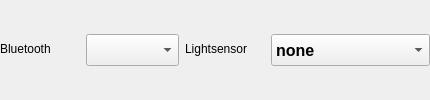
            <widget class="QWidget" name="horizontalWidget10" native="true">
             <property name="sizePolicy">
              <sizepolicy hsizetype="Expanding" vsizetype="Fixed">
               <horstretch>0</horstretch>
               <verstretch>0</verstretch>
              </sizepolicy>
             </property>
             <layout class="QHBoxLayout" name="horizontalLayout_35">
              <property name="leftMargin">
               <number>0</number>
              </property>
              <property name="topMargin">
               <number>0</number>
              </property>
              <property name="rightMargin">
               <number>0</number>
              </property>
              <property name="bottomMargin">
               <number>0</number>
              </property>
              <item>
               <widget class="QWidget" name="formWidget6" native="true">
                <property name="sizePolicy">
                 <sizepolicy hsizetype="Expanding" vsizetype="Fixed">
                  <horstretch>0</horstretch>
                  <verstretch>0</verstretch>
                 </sizepolicy>
                </property>
                <layout class="QFormLayout" name="formLayout_34">
                 <property name="leftMargin">
                  <number>0</number>
                 </property>
                 <property name="topMargin">
                  <number>0</number>
                 </property>
                 <property name="rightMargin">
                  <number>0</number>
                 </property>
                 <property name="bottomMargin">
                  <number>0</number>
                 </property>
                 <item row="0" column="0">
                  <widget class="QLabel" name="labelHardwareBluetooth">
                   <property name="sizePolicy">
                    <sizepolicy hsizetype="Fixed" vsizetype="Fixed">
                     <horstretch>0</horstretch>
                     <verstretch>0</verstretch>
                    </sizepolicy>
                   </property>
                   <property name="minimumSize">
                    <size>
                     <width>80</width>
                     <height>30</height>
                    </size>
                   </property>
                   <property name="maximumSize">
                    <size>
                     <width>80</width>
                     <height>16777215</height>
                    </size>
                   </property>
                   <property name="text">
                    <string>Bluetooth</string>
                   </property>
                  </widget>
                 </item>
                 <item row="0" column="1">
                  <widget class="QComboBox" name="comboBoxBluetooth">
                   <property name="sizePolicy">
                    <sizepolicy hsizetype="Expanding" vsizetype="Fixed">
                     <horstretch>0</horstretch>
                     <verstretch>0</verstretch>
                    </sizepolicy>
                   </property>
                   <property name="minimumSize">
                    <size>
                     <width>0</width>
                     <height>32</height>
                    </size>
                   </property>
                   <property name="maximumSize">
                    <size>
                     <width>16777215</width>
                     <height>32</height>
                    </size>
                   </property>
                   <property name="font">
                    <font>
                     <pointsize>12</pointsize>
                     <bold>true</bold>
                    </font>
                   </property>
                   <property name="styleSheet">
                    <string notr="true">QScrollBar { 
	width: 40px;
	background-color: rgba(85, 87, 83, 0.7);
}
QComboBox::item {
	padding-top: 6px;
	padding-bottom: 6px;
	height: 32px;
	min-height: 32px;
}
QComboBox::item:selected {
	background-color: rgb(78, 154, 6);
	padding-top: 6px;
	padding-bottom: 6px;
	height: 32px;
	min-height: 32px;
}</string>
                   </property>
                  </widget>
                 </item>
                </layout>
               </widget>
              </item>
              <item>
               <widget class="QWidget" name="formWidget_21" native="true">
                <property name="sizePolicy">
                 <sizepolicy hsizetype="Expanding" vsizetype="Fixed">
                  <horstretch>0</horstretch>
                  <verstretch>0</verstretch>
                 </sizepolicy>
                </property>
                <layout class="QFormLayout" name="formLayout_35">
                 <property name="leftMargin">
                  <number>0</number>
                 </property>
                 <property name="topMargin">
                  <number>0</number>
                 </property>
                 <property name="rightMargin">
                  <number>0</number>
                 </property>
                 <property name="bottomMargin">
                  <number>0</number>
                 </property>
                 <item row="0" column="1">
                  <widget class="QComboBox" name="comboBoxLS">
                   <property name="sizePolicy">
                    <sizepolicy hsizetype="Expanding" vsizetype="Fixed">
                     <horstretch>0</horstretch>
                     <verstretch>0</verstretch>
                    </sizepolicy>
                   </property>
                   <property name="minimumSize">
                    <size>
                     <width>0</width>
                     <height>32</height>
                    </size>
                   </property>
                   <property name="maximumSize">
                    <size>
                     <width>16777215</width>
                     <height>32</height>
                    </size>
                   </property>
                   <property name="font">
                    <font>
                     <pointsize>12</pointsize>
                     <bold>true</bold>
                    </font>
                   </property>
                   <property name="styleSheet">
                    <string notr="true">QScrollBar { 
	width: 40px;
	background-color: rgba(85, 87, 83, 0.7);
}
QComboBox::item {
	padding-top: 6px;
	padding-bottom: 6px;
	height: 32px;
	min-height: 32px;
}
QComboBox::item:selected {
	background-color: rgb(78, 154, 6);
	padding-top: 6px;
	padding-bottom: 6px;
	height: 32px;
	min-height: 32px;
}</string>
                   </property>
                   <item>
                    <property name="text">
                     <string>none</string>
                    </property>
                   </item>
                   <item>
                    <property name="text">
                     <string>enabled (tsl2561)</string>
                    </property>
                   </item>
                  </widget>
                 </item>
                 <item row="0" column="0">
                  <widget class="QLabel" name="labelHardwareLS">
                   <property name="sizePolicy">
                    <sizepolicy hsizetype="Fixed" vsizetype="Fixed">
                     <horstretch>0</horstretch>
                     <verstretch>0</verstretch>
                    </sizepolicy>
                   </property>
                   <property name="minimumSize">
                    <size>
                     <width>80</width>
                     <height>30</height>
                    </size>
                   </property>
                   <property name="maximumSize">
                    <size>
                     <width>80</width>
                     <height>30</height>
                    </size>
                   </property>
                   <property name="text">
                    <string>Lightsensor</string>
                   </property>
                  </widget>
                 </item>
                </layout>
               </widget>
              </item>
             </layout>
            </widget>
